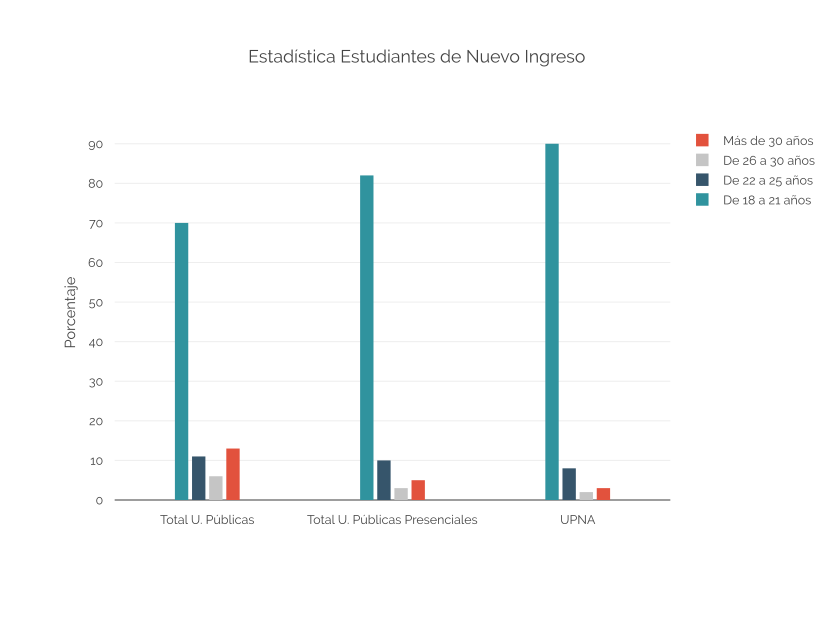

The script that drew this image:
library(plotly)
trace1 <- list(
    x = c("Total U. Públicas", "Total U. Públicas Presenciales", "UPNA"), 
    y = c(" 0,70   ", " 0,82   ", " 0,90   "), 
    marker = list(color = "rgb(48,147,158)"), 
    name = "De 18 a 21 años", 
    orientation = "v", 
    type = "bar", 
    uid = "9a6663", 
    xsrc = "mcortinas:21:f7b16f", 
    ysrc = "mcortinas:21:e56223"
)
trace2 <- list(
    x = c("Total U. Públicas", "Total U. Públicas Presenciales", "UPNA"), 
    y = c(" 0,11   ", " 0,10   ", " 0,08   "), 
    marker = list(color = "rgb(54,85,107)"), 
    name = "De 22 a 25 años", 
    orientation = "v", 
    type = "bar", 
    uid = "210d63", 
    xsrc = "mcortinas:21:f7b16f", 
    ysrc = "mcortinas:21:879c48"
)
trace3 <- list(
    x = c("Total U. Públicas", "Total U. Públicas Presenciales", "UPNA"), 
    y = c(" 0,06   ", " 0,03   ", " 0,02   "), 
    marker = list(color = "rgb(197,197,197)"), 
    name = "De 26 a 30 años", 
    type = "bar", 
    uid = "92ec1a", 
    xsrc = "mcortinas:21:f7b16f", 
    ysrc = "mcortinas:21:a0923c"
)
trace4 <- list(
    x = c("Total U. Públicas", "Total U. Públicas Presenciales", "UPNA"), 
    y = c(" 0,13   ", " 0,05   ", "0,03"), 
    marker = list(color = "rgb(226,82,61)"), 
    name = "Más de 30 años", 
    type = "bar", 
    uid = "4ae790", 
    xsrc = "mcortinas:21:f7b16f", 
    ysrc = "mcortinas:21:8cdc58"
)
data <- list(trace1, trace2, trace3, trace4)
layout <- list(
    autosize = TRUE, 
    bargap = 0.63, 
    bargroupgap = 0.22, 
    font = list(family = "Raleway"), 
    hovermode = "closest", 
    legend = list(
        orientation = "v", 
        traceorder = "reversed"
    ), 
    margin = list(
        r = 120, 
        t = 120, 
        b = 120, 
        l = 110, 
        pad = 10
    ), 
    showlegend = TRUE, 
    title = "Estadística Estudiantes de Nuevo Ingreso", 
    titlefont = list(family = "Raleway"), 
    xaxis = list(
        autorange = TRUE, 
        range = c(-0.5, 2.5), 
        title = "<br>", 
        type = "category"
    ), 
    yaxis = list(
        autorange = TRUE, 
        range = c(0, 94.7368421053), 
        title = "Porcentaje", 
        type = "-"
    )
)
p <- plot_ly()
p <- add_trace(p, x=trace1$x, y=trace1$y, marker=trace1$marker, name=trace1$name, orientation=trace1$orientation, type=trace1$type, uid=trace1$uid, xsrc=trace1$xsrc, ysrc=trace1$ysrc)
p <- add_trace(p, x=trace2$x, y=trace2$y, marker=trace2$marker, name=trace2$name, orientation=trace2$orientation, type=trace2$type, uid=trace2$uid, xsrc=trace2$xsrc, ysrc=trace2$ysrc)
p <- add_trace(p, x=trace3$x, y=trace3$y, marker=trace3$marker, name=trace3$name, type=trace3$type, uid=trace3$uid, xsrc=trace3$xsrc, ysrc=trace3$ysrc)
p <- add_trace(p, x=trace4$x, y=trace4$y, marker=trace4$marker, name=trace4$name, type=trace4$type, uid=trace4$uid, xsrc=trace4$xsrc, ysrc=trace4$ysrc)
p <- layout(p, autosize=layout$autosize, bargap=layout$bargap, bargroupgap=layout$bargroupgap, font=layout$font, hovermode=layout$hovermode, legend=layout$legend, margin=layout$margin, showlegend=layout$showlegend, title=layout$title, titlefont=layout$titlefont, xaxis=layout$xaxis, yaxis=layout$yaxis)

p %>%
      export(file = "edades.svg",
             selenium = RSelenium::rsDriver(browser = "chrome"))
